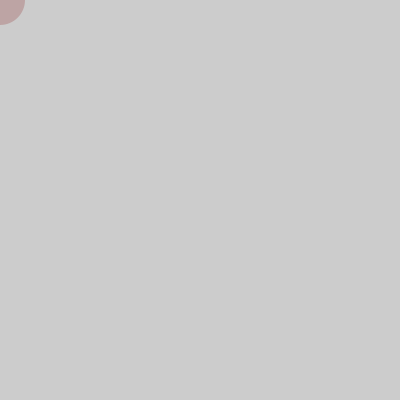
Frame 1 (no input)
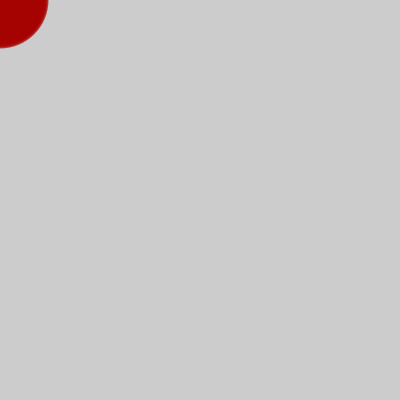
Frame 60 (the mouse pressed at the canvas centre just before this capture)
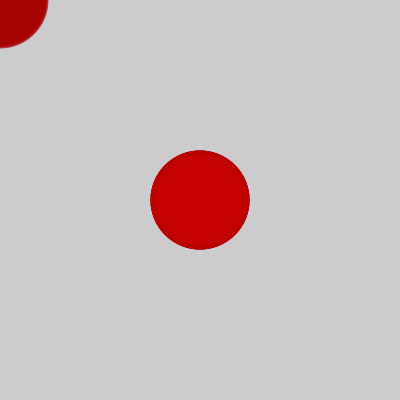
Frame 120 (the mouse held since frame 60 and released just before this capture)

The Processing sketch that drew these frames (run headless with seeded random() and noise(); from frame 60 on, the mouse is pressed at the canvas centre):

// Processing sketch: Red_Snake_Paso_06
// ── Red_Snake_Paso_06.pde
/*
 * Red Snake (Serpiente Roja)
 *
 * Programa para crear una serpiente roja moviendose por la pantalla
 * 
 * Paso 6:
 *  - cambia el tamaño del circulo en funcion del tiempo
 *  - al igual que antes, necesitaras crear una variable
 *    para almacenar el valor del tamaño
 *  - puedes usar la misma funcion que para el color, pero
 *    cambiando la frecuencia
 *  - para mejor efecto visual, añade transparencia al color
 *
 * (c) 2013-2016 Arduino LLC. 
 */

int rojo = 255;
int tiempo = 0;
int diametro = 50;
 
void setup() {
  size(400, 400);
}

void draw() {
  tiempo = tiempo + 1;     
  rojo = int(128 * (1 + sin(tiempo * 2 * PI / frameRate / 20))); 
  diametro = int(50 * (1 + sin( tiempo * 2 * PI / frameRate / 5))); // Modifica el diametro del circulo con el paso del tiempo
  
  noStroke();             
  fill(rojo, 0, 0, 50);  // Añade un 50% de transparencia al color
  ellipse(mouseX, mouseY, diametro, diametro); 
}
